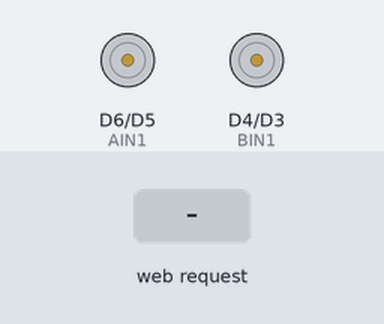
The sketch below on a simulated ESP8266 (NodeMCU). Parts: motor-driver pin pairs drawn as motors (green arrow = first pin HIGH = forward, orange = second pin HIGH = backward, longer = more drive, scaled by the enable pin). Inputs (shaded band) come from the test bench. WiFi joins after 1.5 s; servers stay silent unless stated; what the sketch prints to the serial monitor is not drawn.

Above: at 2.7 s.
2.8 s: HTTP request GET /Av- received
4.3 s: HTTP request GET /G- received
At 5.3 s:
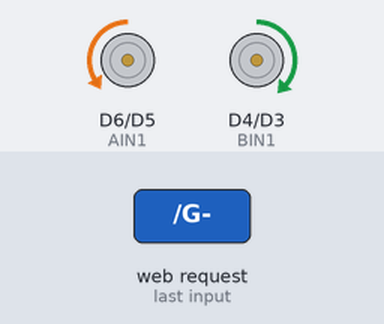
5.8 s: HTTP request GET /D- received
At 6.4 s:
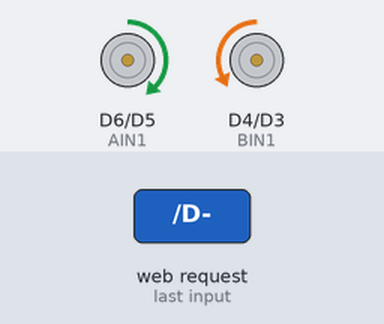
7.3 s: HTTP request GET /R received
At 7.6 s:
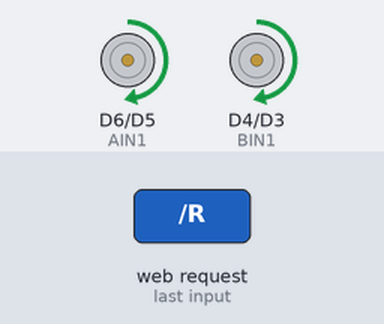
8.8 s: HTTP request GET /S received
At 9.9 s:
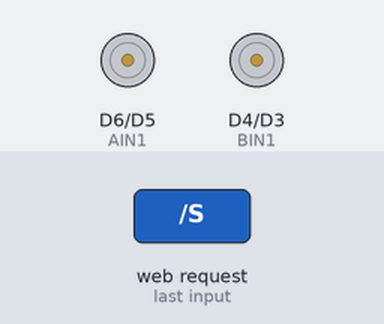
10.3 s: HTTP request GET /D- received
At 11.1 s:
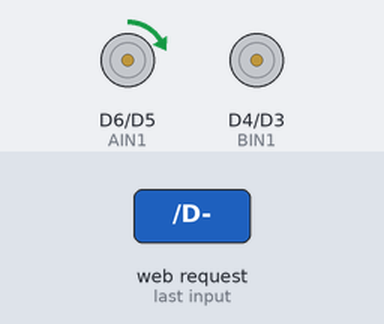
Timing chart, 0 to 12.8 s (numbered marks = the images above; inputs shaded):
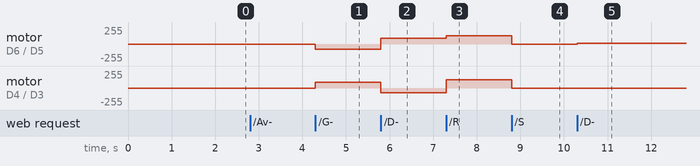

The sketch:

ESP8266_Robot_TSS_2017_wifi_maison.ino
```cpp
/*Le programme fonctionne correctement
 * mais pb sur PC windows7 : la page affichée par le module tarde longtemps à s'afficher sur le PC
 * les Robot de TSS fonctionnement mais à chaque allumage l'adresse IP du module change !!!!!
 * Il faut donc à chaque fois lancer le moniteur de Arduino pour conna^tre l'adresse Ip du robot.
 * */

 #include <ESP8266WiFi.h>

const char* ssid = "Lumia_Fab"; // "robotinsa"; //"Freebox-470159"; //"Lumia_Fab"; // //"Lumia_Fab"; //AndroidHotspot8476
const char* password = "RobotFab"; // "robotinsa"; //"polluimur7-imbarbis2!-incitatum-damnaret6"; //"RobotFab"; // .0 "RobotFab"; // 5c017d438093
WiFiServer server(80);


//PWM frequency is 1kHz by default. Call analogWriteFreq(new_frequency) to change the frequency.

#define D0 16
#define D1 5 // I2C Bus SCL (clock)
#define D2 4 // I2C Bus SDA (data)
#define D3 0
#define D4 2 // Same as "LED_BUILTIN", but inverted logic
#define D5 14 // SPI Bus SCK (clock)
#define D6 12 // SPI Bus MISO
#define D7 13 // SPI Bus MOSI
#define D8 15 // SPI Bus SS (CS)
#define D9 3 // RX0 (Serial console)
#define D10 1 // TX0 (Serial console)
//#define D11 9 // pas de fonctionnement obtenu sur D11, à tester
#define D12 10 //


const int PWM_A = D7;
const int PWM_B = D12;
const int AIN1 = D6;
const int AIN2 = D5;
const int BIN1 = D4; // D4 : LED bleue
const int BIN2 = D3;
bool Marche_Avant = true;
int Vitesse_D = 0; // Variable pour la vitesse du moteur Droite
int Vitesse_G = 0; // Variable pour la vitesse du moteur Gauche
//int Vitesse_Avance = 50;
//int Vitesse_Recul = 50;
String Action = "";


void setup() {
  Serial.begin(115200);
  delay(10);
  //PWM frequency is 1kHz by default. Call analogWriteFreq(new_frequency) to change the frequency.
 analogWriteFreq(20000);
 analogWriteRange(255);
  pinMode(PWM_A, OUTPUT); // Vitesse moteur D (M1)
  pinMode(PWM_B, OUTPUT); // Vitesse moteur G (M2)
  pinMode(AIN1, OUTPUT); // Direction moteur D (M1)
  pinMode(AIN2, OUTPUT); // Direction moteur G (M2)
  pinMode(BIN1, OUTPUT);   // 0 pour freinage
  pinMode(BIN2, OUTPUT);   // 0 pour freinage


  analogWrite(PWM_A, 0); // Arrêt complet moteur
  analogWrite(PWM_B, 0); // Arrêt complet moteur

  digitalWrite(AIN1, LOW);  // pour arrêt robot
  digitalWrite(AIN2, LOW);  // pour arrêt robot
  digitalWrite(BIN1, LOW); // pour arrêt robot
  digitalWrite(BIN2, LOW);  // pour arrêt robot

  // Connexion au WiFi
  Serial.println();
  Serial.println();
  Serial.print("Connexion borne wifi : ");
  Serial.println(ssid);

  WiFi.begin(ssid, password);

  while (WiFi.status() != WL_CONNECTED) {
    delay(500);
    Serial.print(".");
  }
  Serial.println("");
  Serial.println("Connexion WiFi etablie ");

  // Demarre le serveur
  server.begin();
  Serial.println("Serveur en marche");

  // Donner l'adresse IP
  Serial.print("Adresse IP pour se connecter au Robot : ");
  Serial.print("http://");
  Serial.print(WiFi.localIP());
  Serial.println("/");

}

void loop() {
  // Vérifier si un client est connecté
  WiFiClient client = server.available();
  if (!client) {
    return;
  }

  // attend des données du client
  Serial.println("Nouveau Client");
  while(!client.available()){
    delay(1);
  }

  // Lire la première ligne de la requête
  String request = client.readStringUntil('\r');
  Serial.println(request);
  client.flush();

  // Identifier la requête

  if (request.indexOf("/Av+") > 0)  {

      digitalWrite(AIN1, LOW);  // Prépare la marche avant
      digitalWrite(AIN2, HIGH); // Prépare la marche avant
      digitalWrite(BIN1, LOW);  // Prépare la marche avant
      digitalWrite(BIN2, HIGH); // Prépare la marche avant
      if(Vitesse_D == 0) Vitesse_D = 75;
      Vitesse_D +=25;
      if(Vitesse_D >= 250) Vitesse_D = 250;
      Vitesse_G = Vitesse_D;
      analogWrite(PWM_A, Vitesse_D);
      analogWrite(PWM_B, Vitesse_G);
      Action = " Avance +";


  }
  if (request.indexOf("/Av-") >0)  {
      digitalWrite(AIN1, LOW);// Prépare la marche avant
      digitalWrite(AIN2, HIGH);// Prépare la marche avant
      digitalWrite(BIN1, LOW);// Prépare la marche avant
      digitalWrite(BIN2, HIGH);// Prépare la marche avant
      Vitesse_D -=25;
      if(Vitesse_D <= 0) Vitesse_D = 0;
      Vitesse_G = Vitesse_D;
      analogWrite(PWM_A, Vitesse_D);
      analogWrite(PWM_B, Vitesse_G);
      Action = " Avance -";

  }

   if (request.indexOf("/G+") > 0)  {

      digitalWrite(AIN1, LOW);// Prépare la marche avant
      digitalWrite(AIN2, HIGH);// Prépare la marche avant
      digitalWrite(BIN1, HIGH);// Prépare la marche avant
      digitalWrite(BIN2, LOW );// Prépare la marche avant
    if(Vitesse_G < 75) Vitesse_G = 75;
    Vitesse_G +=25;
    Vitesse_D = 75;
    if(Vitesse_G >= 250) Vitesse_G = 250;
    if(Vitesse_D <= 0) Vitesse_D = 0;
    analogWrite(PWM_A, Vitesse_D);
    analogWrite(PWM_B, Vitesse_G);
    Action = " Gauche +";

  }
  if (request.indexOf("/G-") >0)  {

    digitalWrite(AIN1, LOW);// Prépare la marche avant
      digitalWrite(AIN2, HIGH);// Prépare la marche avant
      digitalWrite(BIN1, HIGH);// Prépare la marche avant
      digitalWrite(BIN2, LOW );// Prépare la marche avant
    if(Vitesse_G < 75) Vitesse_G = 75;
    Vitesse_G +=10;
    Vitesse_D = 75;
    if(Vitesse_G >= 250) Vitesse_G = 250;
    if(Vitesse_D <= 0) Vitesse_D = 0;
    analogWrite(PWM_A, Vitesse_D);
    analogWrite(PWM_B, Vitesse_G);
    Action = " Gauche -";
  }
    if (request.indexOf("/D+") >0)  {
    if(Vitesse_G > Vitesse_D) Vitesse_D = Vitesse_G;
    digitalWrite(AIN1, HIGH);// Prépare la marche avant
      digitalWrite(AIN2, LOW);// Prépare la marche avant
      digitalWrite(BIN1, LOW);// Prépare la marche avant
      digitalWrite(BIN2, HIGH );// Prépare la marche avant
    Vitesse_G -=25;
    Vitesse_D +=25;
    if(Vitesse_D >= 250) Vitesse_D = 250;
    if(Vitesse_G <= 0) Vitesse_G = 0;
    analogWrite(PWM_A, Vitesse_D);
    analogWrite(PWM_B, Vitesse_G);
    Action = " Droite +";
  }
  if (request.indexOf("/D-") > 0)
  {
    Vitesse_D = int ((Vitesse_G + Vitesse_D)/2);
    Vitesse_G = Vitesse_D;
    digitalWrite(AIN1, HIGH);// Prépare la marche avant
      digitalWrite(AIN2, LOW);// Prépare la marche avant
      digitalWrite(BIN1, LOW);// Prépare la marche avant
      digitalWrite(BIN2, HIGH );// Prépare la marche avant
    Vitesse_G -=10;
    Vitesse_D +=10;
    if(Vitesse_D >= 250) Vitesse_D = 250;
    if(Vitesse_G <= 0) Vitesse_G = 0;
    analogWrite(PWM_A, Vitesse_D);
    analogWrite(PWM_B, Vitesse_G);
    Action = " Droite -";

  }
   if (request.indexOf("/R") > 0)
   {
      digitalWrite(AIN1, HIGH);// Prépare la marche avant
      digitalWrite(AIN2, LOW);// Prépare la marche avant
      digitalWrite(BIN1, HIGH);// Prépare la marche avant
      digitalWrite(BIN2, LOW);// Prépare la marche avant
      Vitesse_G = 125;
      Vitesse_D = 125;
      analogWrite(PWM_A, Vitesse_D);
      analogWrite(PWM_B, Vitesse_G);
      Action = " Recule";
   }

  if (request.indexOf("/S") > 0)
  {
      digitalWrite(AIN1, LOW);// Prépare la marche avant
      digitalWrite(AIN2, LOW);// Prépare la marche avant
      digitalWrite(BIN1, LOW);// Prépare la marche avant
      digitalWrite(BIN2, LOW);// Prépare la marche avant
    Vitesse_G = 0;
    Vitesse_D = 0;
    Action = " Stop ";
  }

  // Code page HTML
  client.println("HTTP/1.1 200 OK");
  client.println("Content-Type: text/html");
  client.println(""); //  indispensable
  client.println("<!DOCTYPE HTML>");
  client.println("<html>");
  client.println("<head>");
 // client.println("<meta http-equiv='content-type' content='text/html; charset=utf-8' />"); // supprimé car ralenti beaucoup de fonctionnement
  client.println("<meta name='apple-mobile-web-app-capable' content='yes' />");
  client.println("<meta name='apple-mobile-web-app-status-bar-style' content='black-translucent' />");
 client.println("</head>");
  client.println("<body bgcolor = \"#e0e6ec\">");
  client.println("<hr/><hr>");
  client.println("<h2><i><center> Controle du Robot WIFI </i></center></h2>"); // Pas d'accent sinon caractère étranges
  client.println("<hr/><hr>");
  client.println("<h2><i><center> Fabrice 08/2016 </i></center></h2>"); // Pas d'accent sinon caractère étranges
  client.println("<hr/><hr>");
  //client.println("<br><br>");
  client.println("<br><br>");
  client.println("<center>");
   client.println("Avance");
  client.println("<a href=\"/Av+\"\"><button>Avance plus vite</button></a>");
  client.println("<a href=\"/Av-\"\"><button>Avance moins vite </button></a><br />");
  client.println("</center>");

 // client.println("<br><br>");
  client.println("<br><br>");

  client.println("<center>");
  client.println("Tourne");
  client.println("<a href=\"/G+\"\"><button>Gauche plus vite </button></a>");
  client.println("<a href=\"/G-\"\"><button>Gauche moins vite </button></a>"); //<br />
  client.println("  __________ ");
  client.println("<a href=\"/D+\"\"><button>Droite plus vite </button></a>");
  client.println("<a href=\"/D-\"\"><button>Droite moins vite </button></a><br />");
  client.println("</center>");
  client.println("<br><br>");
  client.println("<center>");
  client.println("Recule ");
  client.println("<a href=\"/R\"\"><button>Recule </button></a><br />");
  client.println("<br><br>");
  client.println("<center>");
  client.println("Stoppe ");
  client.println("<a href=\"/S\"\"><button>Stop </button></a><br />");
  //client.println("</center>");

  client.println("<br><br>");
  client.println("<center>");
  client.print("Action : ");
  client.println(Action);
  client.println("<br><br>");
  client.println("<center>");
  client.print("Vitesse_D  = ");
  client.println(Vitesse_D);
  client.println("<center>");
  client.print("Vitesse_G  = ");
  client.println(Vitesse_G);
  client.println("</html>");
  delay(10);
  Serial.println("Deconnexion Client");
  Serial.println("");

}
```

Measured:
- after the input at 4.3 s, motor on D6 (AIN1) / D5 (AIN2): stopped → backward 75/255 at once; motor on D4 (BIN1) / D3 (BIN2): stopped → forward 85/255 at once
- after the input at 5.8 s, motor on D6 (AIN1) / D5 (AIN2): backward 75/255 → forward 90/255 at once; motor on D4 (BIN1) / D3 (BIN2): forward 85/255 → backward 70/255 at once
- after the input at 7.3 s, motor on D6 (AIN1) / D5 (AIN2): forward 90/255 → forward 125/255 at once; motor on D4 (BIN1) / D3 (BIN2): backward 70/255 → forward 125/255 at once
- after the input at 8.8 s, motor on D6 (AIN1) / D5 (AIN2), motor on D4 (BIN1) / D3 (BIN2): forward 125/255 → stopped at once
- after the input at 10.3 s, motor on D6 (AIN1) / D5 (AIN2): stopped → forward 10/255 at once
